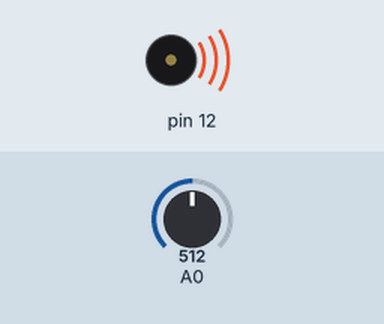
Simulated run of this sketch. Board: Arduino Uno, built with avr-gcc and run on an emulated ATmega328P. On the bench: buzzer (waves = sounding). The inputs (shaded band) are chosen by the test bench; at power-on: A0 = 512.

Above: at 1.2 s.
1.3 s: A0 set to 122
At 1.7 s:
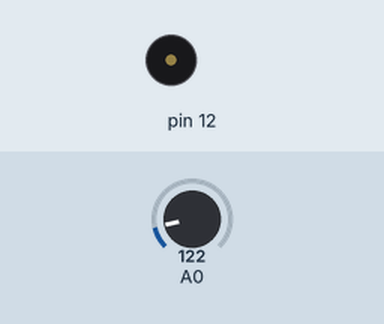
2.8 s: A0 set to 114
At 4.1 s:
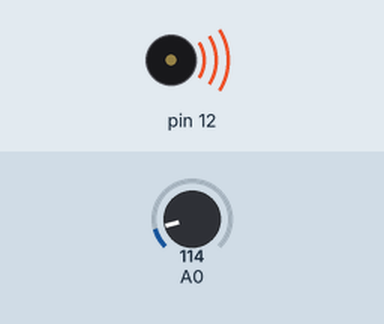
Timing chart, 0 to 5.8 s (numbered marks = the images above; inputs shaded):
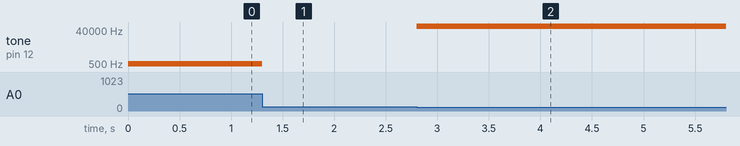

Measured:
- the behaviour switches between 122 and 121 on A0 (found by bisection; images 1 and 2)
- after the input at 1.3 s, tone on pin 12: 501 Hz → silent at once
- after the input at 2.8 s, tone on pin 12: silent → 65526 Hz at once

The sketch:

tone.ino
```cpp
//int piezoOut=12;

void setup(){

Serial.begin(9600);

//Since we are using tone() below where we are setting pin 12, we dont need to use
// pinmode here.
//pinMode(12,OUTPUT);

}


void loop(){

  int lightReading = analogRead(A0);

  float frequency = map(lightReading,200,900,100,1000);

  tone(12,frequency,10);

}
```
